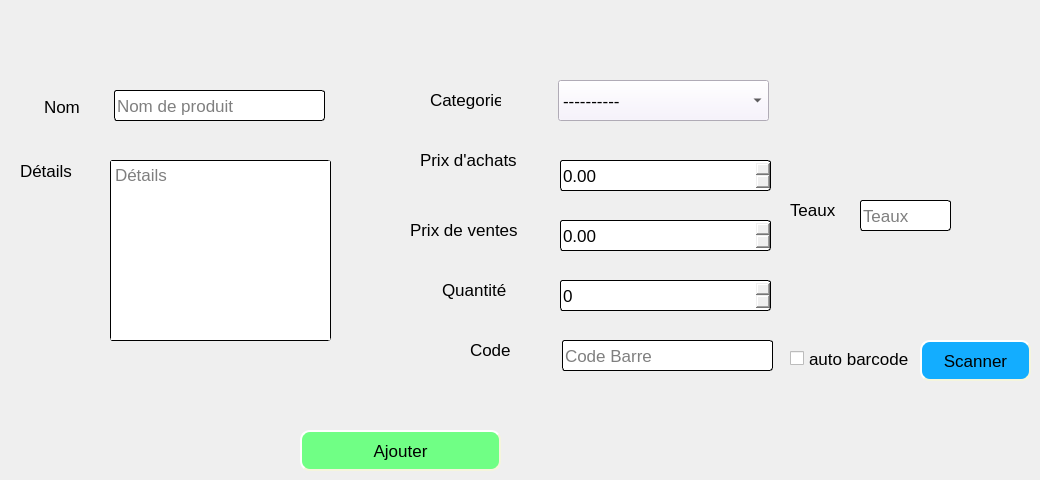
      <widget class="QWidget" name="tab_9">
       <attribute name="title">
        <string>Ajouter Produit</string>
       </attribute>
       <widget class="QPushButton" name="pushButton_9">
        <property name="geometry">
         <rect>
          <x>300</x>
          <y>430</y>
          <width>201</width>
          <height>41</height>
         </rect>
        </property>
        <property name="font">
         <font>
          <pointsize>13</pointsize>
         </font>
        </property>
        <property name="styleSheet">
         <string notr="true">QPushButton{
background-color: rgb(112, 255, 133);
border-style: outset;
border-width: 2px;
border-radius: 10px;
border-color: beige;
min-width: 10em;
padding: 6px;

}
QPushButton:hover:!pressed
{

	
	background-color: rgb(55, 217, 109);
}</string>
        </property>
        <property name="text">
         <string>Ajouter</string>
        </property>
        <property name="icon">
         <iconset resource="iconne.qrc">
          <normaloff>:/icone/add.png</normaloff>:/icone/add.png</iconset>
        </property>
       </widget>
       <widget class="QComboBox" name="comboBox_3">
        <property name="geometry">
         <rect>
          <x>558</x>
          <y>80</y>
          <width>211</width>
          <height>41</height>
         </rect>
        </property>
        <property name="font">
         <font>
          <pointsize>13</pointsize>
         </font>
        </property>
        <property name="styleSheet">
         <string notr="true">background-color: rgb(246, 239, 255);</string>
        </property>
        <item>
         <property name="text">
          <string>----------</string>
         </property>
        </item>
       </widget>
       <widget class="QLabel" name="label_3">
        <property name="geometry">
         <rect>
          <x>430</x>
          <y>90</y>
          <width>71</width>
          <height>20</height>
         </rect>
        </property>
        <property name="font">
         <font>
          <pointsize>13</pointsize>
         </font>
        </property>
        <property name="text">
         <string>Categories</string>
        </property>
       </widget>
       <widget class="QLabel" name="label_4">
        <property name="geometry">
         <rect>
          <x>410</x>
          <y>220</y>
          <width>111</width>
          <height>20</height>
         </rect>
        </property>
        <property name="font">
         <font>
          <pointsize>13</pointsize>
         </font>
        </property>
        <property name="text">
         <string>Prix de ventes</string>
        </property>
       </widget>
       <widget class="QLineEdit" name="lineEdit_4">
        <property name="geometry">
         <rect>
          <x>114</x>
          <y>90</y>
          <width>211</width>
          <height>31</height>
         </rect>
        </property>
        <property name="font">
         <font>
          <pointsize>13</pointsize>
         </font>
        </property>
        <property name="styleSheet">
         <string notr="true">border-style: outset;
border-width: 1px;
border-radius: 3px;</string>
        </property>
        <property name="cursorPosition">
         <number>0</number>
        </property>
        <property name="placeholderText">
         <string>Nom de produit</string>
        </property>
       </widget>
       <widget class="QLabel" name="label_5">
        <property name="geometry">
         <rect>
          <x>44</x>
          <y>100</y>
          <width>47</width>
          <height>13</height>
         </rect>
        </property>
        <property name="font">
         <font>
          <pointsize>13</pointsize>
         </font>
        </property>
        <property name="text">
         <string>Nom</string>
        </property>
       </widget>
       <widget class="QLabel" name="label_6">
        <property name="geometry">
         <rect>
          <x>20</x>
          <y>160</y>
          <width>71</width>
          <height>21</height>
         </rect>
        </property>
        <property name="font">
         <font>
          <pointsize>13</pointsize>
         </font>
        </property>
        <property name="text">
         <string>Détails</string>
        </property>
       </widget>
       <widget class="QLabel" name="label_7">
        <property name="geometry">
         <rect>
          <x>442</x>
          <y>280</y>
          <width>71</width>
          <height>20</height>
         </rect>
        </property>
        <property name="font">
         <font>
          <pointsize>13</pointsize>
         </font>
        </property>
        <property name="text">
         <string>Quantité</string>
        </property>
       </widget>
       <widget class="QLabel" name="label_8">
        <property name="geometry">
         <rect>
          <x>470</x>
          <y>340</y>
          <width>61</width>
          <height>20</height>
         </rect>
        </property>
        <property name="font">
         <font>
          <pointsize>13</pointsize>
         </font>
        </property>
        <property name="text">
         <string>Code</string>
        </property>
       </widget>
       <widget class="QLineEdit" name="lineEdit_7">
        <property name="geometry">
         <rect>
          <x>562</x>
          <y>340</y>
          <width>211</width>
          <height>31</height>
         </rect>
        </property>
        <property name="font">
         <font>
          <pointsize>13</pointsize>
         </font>
        </property>
        <property name="styleSheet">
         <string notr="true">border-style: outset;
border-width: 1px;
border-radius: 3px;</string>
        </property>
        <property name="text">
         <string/>
        </property>
        <property name="maxLength">
         <number>999999999</number>
        </property>
        <property name="placeholderText">
         <string>Code Barre</string>
        </property>
       </widget>
       <widget class="QLabel" name="label_26">
        <property name="geometry">
         <rect>
          <x>420</x>
          <y>150</y>
          <width>101</width>
          <height>20</height>
         </rect>
        </property>
        <property name="font">
         <font>
          <pointsize>13</pointsize>
         </font>
        </property>
        <property name="text">
         <string>Prix d'achats</string>
        </property>
       </widget>
       <widget class="QCheckBox" name="checkBox">
        <property name="geometry">
         <rect>
          <x>790</x>
          <y>350</y>
          <width>121</width>
          <height>17</height>
         </rect>
        </property>
        <property name="font">
         <font>
          <pointsize>13</pointsize>
         </font>
        </property>
        <property name="text">
         <string>auto barcode</string>
        </property>
       </widget>
       <widget class="QPlainTextEdit" name="plainTextEdit">
        <property name="geometry">
         <rect>
          <x>110</x>
          <y>160</y>
          <width>221</width>
          <height>181</height>
         </rect>
        </property>
        <property name="font">
         <font>
          <pointsize>13</pointsize>
         </font>
        </property>
        <property name="styleSheet">
         <string notr="true">border-style: outset;
border-width: 1px;
border-radius: 3px;</string>
        </property>
        <property name="placeholderText">
         <string>Détails</string>
        </property>
       </widget>
       <widget class="QDoubleSpinBox" name="doubleSpinBox">
        <property name="geometry">
         <rect>
          <x>560</x>
          <y>160</y>
          <width>211</width>
          <height>31</height>
         </rect>
        </property>
        <property name="font">
         <font>
          <pointsize>13</pointsize>
         </font>
        </property>
        <property name="styleSheet">
         <string notr="true">border-style: outset;
border-width: 1px;
border-radius: 3px;</string>
        </property>
        <property name="decimals">
         <number>2</number>
        </property>
        <property name="maximum">
         <double>999999999999.900024414062500</double>
        </property>
       </widget>
       <widget class="QDoubleSpinBox" name="doubleSpinBox_2">
        <property name="geometry">
         <rect>
          <x>560</x>
          <y>220</y>
          <width>211</width>
          <height>31</height>
         </rect>
        </property>
        <property name="font">
         <font>
          <pointsize>13</pointsize>
         </font>
        </property>
        <property name="styleSheet">
         <string notr="true">border-style: outset;
border-width: 1px;
border-radius: 3px;</string>
        </property>
        <property name="maximum">
         <double>999999999.990000009536743</double>
        </property>
       </widget>
       <widget class="QSpinBox" name="spinBox">
        <property name="geometry">
         <rect>
          <x>560</x>
          <y>280</y>
          <width>211</width>
          <height>31</height>
         </rect>
        </property>
        <property name="font">
         <font>
          <pointsize>13</pointsize>
         </font>
        </property>
        <property name="styleSheet">
         <string notr="true">border-style: outset;
border-width: 1px;
border-radius: 3px;</string>
        </property>
        <property name="maximum">
         <number>999999999</number>
        </property>
       </widget>
       <widget class="QLabel" name="label_41">
        <property name="geometry">
         <rect>
          <x>790</x>
          <y>200</y>
          <width>51</width>
          <height>20</height>
         </rect>
        </property>
        <property name="font">
         <font>
          <pointsize>13</pointsize>
         </font>
        </property>
        <property name="text">
         <string>Teaux</string>
        </property>
       </widget>
       <widget class="QLineEdit" name="lineEdit_9">
        <property name="geometry">
         <rect>
          <x>860</x>
          <y>200</y>
          <width>91</width>
          <height>31</height>
         </rect>
        </property>
        <property name="font">
         <font>
          <pointsize>13</pointsize>
         </font>
        </property>
        <property name="styleSheet">
         <string notr="true">border-style: outset;
border-width: 1px;
border-radius: 3px;</string>
        </property>
        <property name="text">
         <string/>
        </property>
        <property name="maxLength">
         <number>327</number>
        </property>
        <property name="placeholderText">
         <string>Teaux</string>
        </property>
       </widget>
       <widget class="QPushButton" name="pushButton_37">
        <property name="geometry">
         <rect>
          <x>920</x>
          <y>340</y>
          <width>111</width>
          <height>41</height>
         </rect>
        </property>
        <property name="font">
         <font>
          <pointsize>13</pointsize>
         </font>
        </property>
        <property name="styleSheet">
         <string notr="true">QPushButton{
background-color: rgb(19, 173, 255);
border-style: outset;
border-width: 2px;
border-radius: 10px;
border-color: beige;
padding: 6px;
}
QPushButton:hover:!pressed
{

	background-color: rgb(85, 255, 255);
}</string>
        </property>
        <property name="text">
         <string>Scanner</string>
        </property>
        <property name="icon">
         <iconset resource="iconne.qrc">
          <normaloff>:/icone/barre.png</normaloff>:/icone/barre.png</iconset>
        </property>
        <property name="iconSize">
         <size>
          <width>22</width>
          <height>22</height>
         </size>
        </property>
       </widget>
      </widget>
